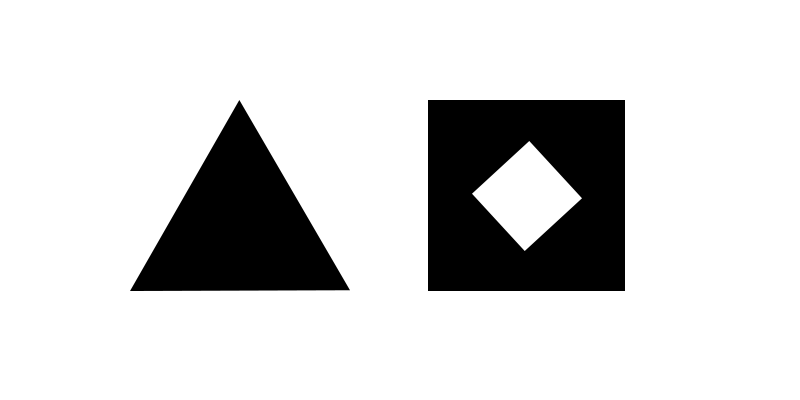
#> input picture ImagensTeste/CNN1.png, 800 x 400 px
$ jupyter execute --allow-errors 'PDI - trabalho 1.ipynb'
#> lines starting #> are read from the running program, lines starting #| are printed output that depends on the picture
# Trabalho 1 - PDI

### Bibliotecas

[cell 1]
from PIL import Image
import os
from matplotlib.pyplot import imshow, imsave, clf
from matplotlib import pyplot as plt
import numpy as np

### Funções

[cell 2]
def open_image(path):
#> called with path = 'ImagensTeste/CNN1.png'
    filename, file_extension = os.path.splitext(path)

    im = Image.open(path)
#> im is the input picture: PIL image 800x400 RGB; min 0, max 255, mean 213.1
#> `im = np.array(im, dtype='int')`:
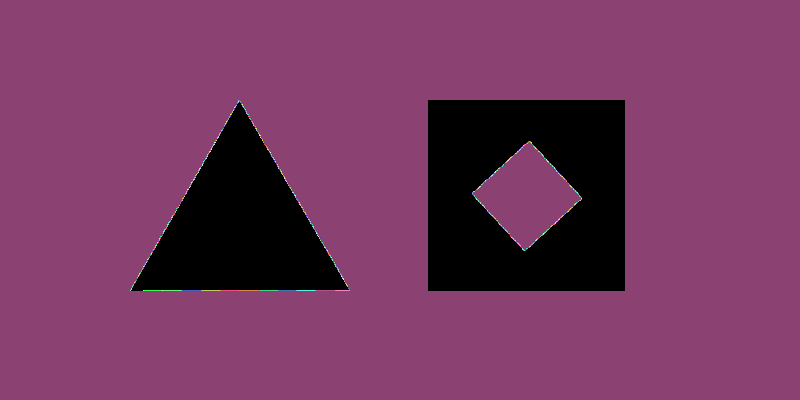
#> im: shape (400, 800, 3) int64; 239 distinct labels, from 0 to 255; one colour per label, 0 black

    return im


def rgb_to_yiq(im):

    yiq_To_rgb = np.array([ [ +0.299,      +0.587,      +0.114],
                            [ +0.59590059, -0.27455667, -0.32134392],
                            [ +0.21153661, -0.52273617, +0.31119955]])

    img_yiq = np.dot(im, yiq_To_rgb.T)
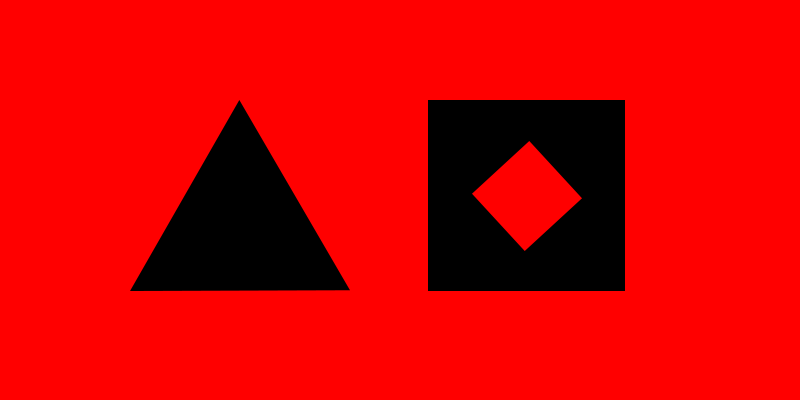
#> img_yiq: shape (400, 800, 3) float64; mean R, G, B 213.1, 0, 0; drawn with min black and max white

    return img_yiq


def yiq_to_rgb(im_yiq):

    rgb_To_yiq = np.array([ [ +1.0, +0.9563, +0.6210],
                            [ +1.0, -0.2721, -0.6474],
                            [ +1.0, -1.1070, +1.7046]])


    img_rgb = np.dot(im_yiq, rgb_To_yiq.T)
    img_rgb = img_rgb.astype(int)
    img_rgb  = np.clip(img_rgb , a_min = 0, a_max = 255)

    return img_rgb

def plot_channels(im, channels, negative=False, label=""):

#> called with negative = False, label = ''
    figure, plots = plt.subplots(ncols=3, nrows=1)

    for i, subplot in zip(range(3), plots):
        temp = np.zeros(im.shape, dtype='int')
        temp[:,:,i] = im[:,:,i] if not negative else (255 - im[:,:,i])
        subplot.imshow(temp)
        imsave('imgs/' + label + channels[i] + '.png', temp)
        subplot.set_axis_off()
    plt.show()


def plot_negative_by_channels(im, channels, channel):

    temp = np.zeros(im.shape, dtype='int')
    temp = im.copy()
    temp[:,:,channel] = 255 - temp[:,:,channel]

    clf()
    imshow(temp)
    imsave('imgs/' + 'negative_by_channel_' + channels[channel] + '.png', temp)

def addShine(im, shine, channels, channel='none'):

    temp = np.zeros(im.shape, dtype='int')

    if channel == 'none':
        temp = np.multiply(im,shine)
        label = ''
    else:
        temp = im.copy()
        temp[:,:,channel] = np.multiply(temp[:,:,channel],shine)

        label = channels[channel]

    temp  = np.clip(temp , a_min = 0, a_max = 255)
    clf()
    imshow(temp)
    imsave('imgs/' + 'shine_' + str(shine) + '_' + label + '.png', temp)

def flip(mask):
    mask=np.flipud(np.fliplr(mask))
    return mask

# [55 lines left out: functions read_mask, conv, median, not called in this run]

### Parametrização

[cell 3]
img_path = 'ImagensTeste/CNN1.png'
mask_path = 'mask.txt'
channels = ['R', 'G', 'B']
shine = 2
m = 3
n = 3

### Código

[cell 4]
im = open_image(img_path)
im = np.array(im, dtype='int')
im  = np.clip(im , a_min = 0, a_max = 255)

imshow(im)

#### Conversão RGB -> YIQ -> RGB

[cell 5]
#Convertendo de rgb para yiq

img_yiq = rgb_to_yiq(im)
imshow(img_yiq)
#> (the rest of this cell did not finish here and is left out)

[cell 6]
#Convertendo de yiq para rgb

img_rgb = yiq_to_rgb(img_yiq)
imshow(img_rgb)
#> (the rest of this cell did not finish here and is left out)

#### Separando canais RGB

[cell 7]
#Separar imagem em três canais (R, G e B)

im = open_image(img_path)
im = np.array(im, dtype='int')
im  = np.clip(im , a_min = 0, a_max = 255)

#> (the rest of this cell did not finish here and is left out)

#### Negativo

[cell 8]
im = open_image(img_path)
im = np.array(im, dtype='int')
im  = np.clip(im , a_min = 0, a_max = 255)

im_negative = 255 - im
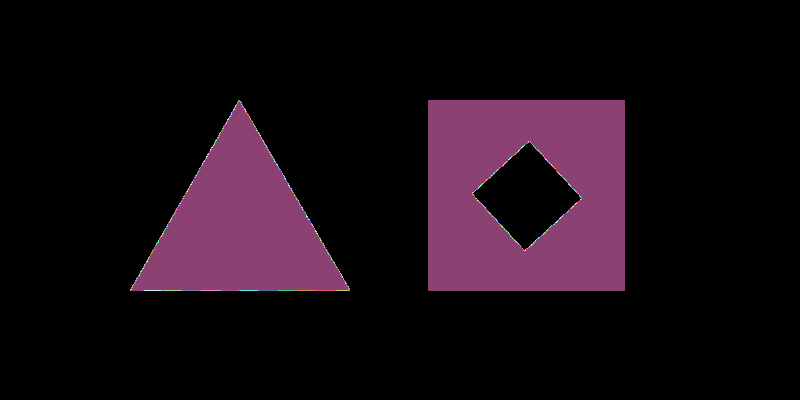
#> im_negative: shape (400, 800, 3) int64; 239 distinct labels, from 0 to 255; one colour per label, 0 black
imshow(im_negative)
#> (the rest of this cell did not finish here and is left out)

#> (a cell that did not finish here is left out)


#> (a cell that did not finish here is left out)


#> (a cell that did not finish here is left out)

#> call 3 of plot_negative_by_channels, with channel = 2
#> in plot_negative_by_channels (call 3), `temp[:,:,channel] = 255 - temp[:,:,channel]`:
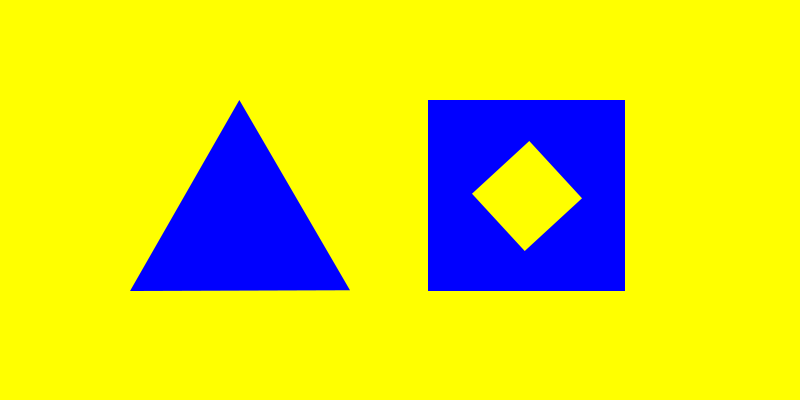
#> temp: shape (400, 800, 3) int64; mean R, G, B 213.1, 213.1, 41.9

[cell 12]
#Negativando canal Y

img_yiq = rgb_to_yiq(im)
img_yiq[:,:,0] = 255 - img_yiq[:,:,0]
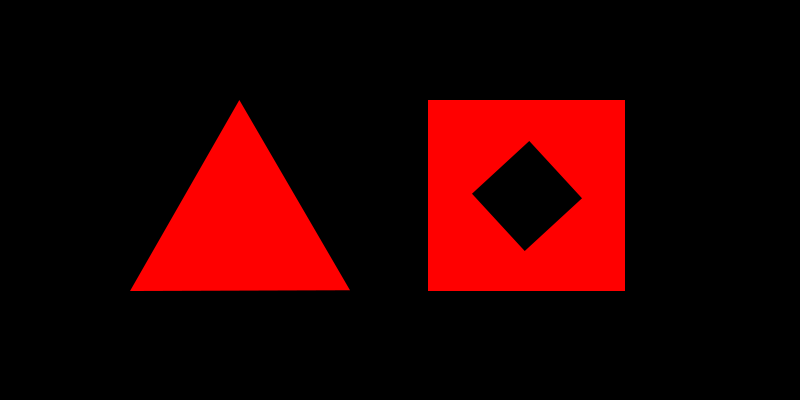
#> img_yiq: shape (400, 800, 3) float64; mean R, G, B 41.9, 0, 0; drawn with min black and max white
img_rgb = yiq_to_rgb(img_yiq)
#> in yiq_to_rgb (call 2), `img_rgb = np.dot(im_yiq, rgb_To_yiq.T)`:
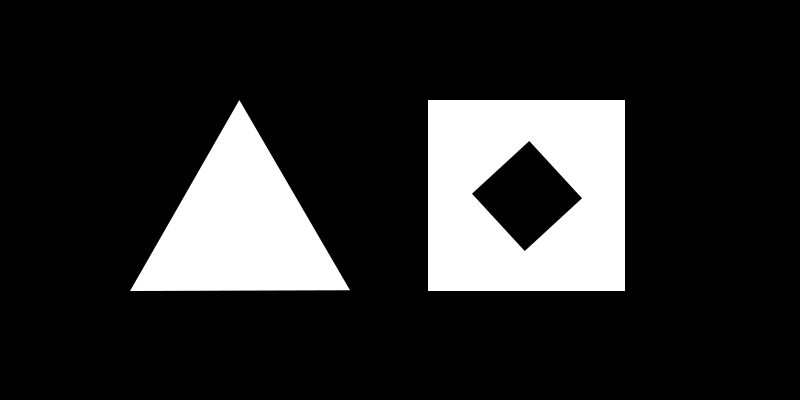
#> img_rgb: shape (400, 800, 3) float64; mean R, G, B 41.9, 41.9, 41.9; drawn with min black and max white


imshow(img_rgb)
#> (the rest of this cell did not finish here and is left out)

#### Controle de brilho multiplicativo

[cell 13]
# Brilho Multiplicativo
# Pixel_resultante = Pixel_atual * C

im = open_image(img_path)
im = np.array(im, dtype='int')
im  = np.clip(im , a_min = 0, a_max = 255)

#> (the rest of this cell did not finish here and is left out)

#> in addShine, `temp = np.multiply(im,shine)`:
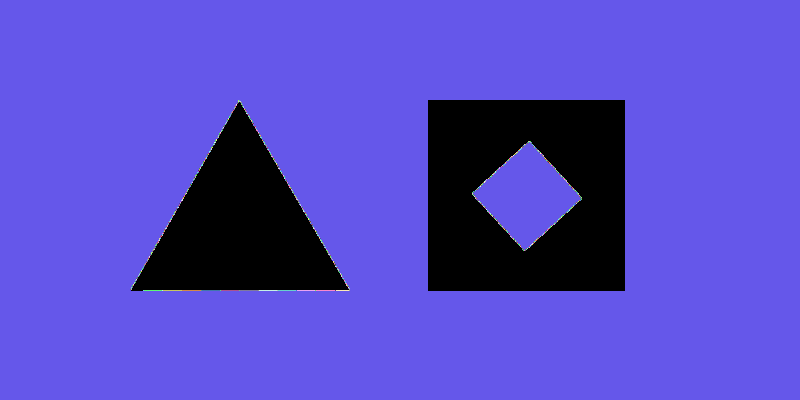
#> temp: shape (400, 800, 3) int64; 239 distinct labels, from 0 to 510; one colour per label, 0 black
#> in addShine, `temp  = np.clip(temp , a_min = 0, a_max = 255)`: temp: shape (400, 800, 3) int64; 122 distinct labels, from 0 to 255

#> (a cell that did not finish here is left out)

#> call 2 of addShine, with shine = 2, channel = 0
#> in addShine (call 2), `temp[:,:,channel] = np.multiply(temp[:,:,channel],shine)`:
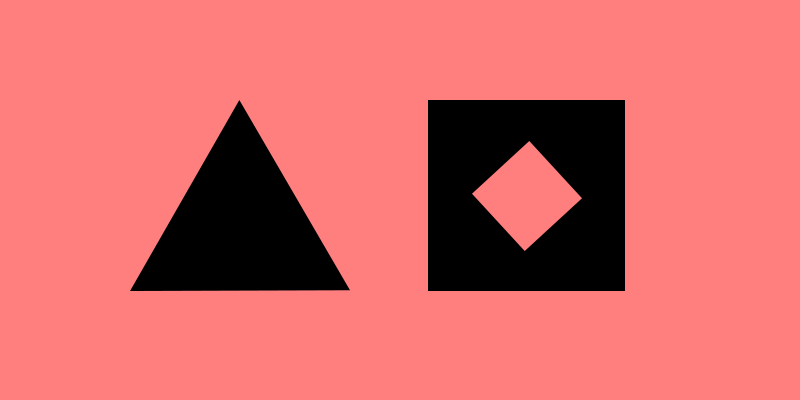
#> temp: shape (400, 800, 3) int64; mean R, G, B 426.3, 213.1, 213.1; drawn with min black and max white

#> (a cell that did not finish here is left out)

#> call 3 of addShine, with shine = 2, channel = 1
#> in addShine (call 3), `temp[:,:,channel] = np.multiply(temp[:,:,channel],shine)`:
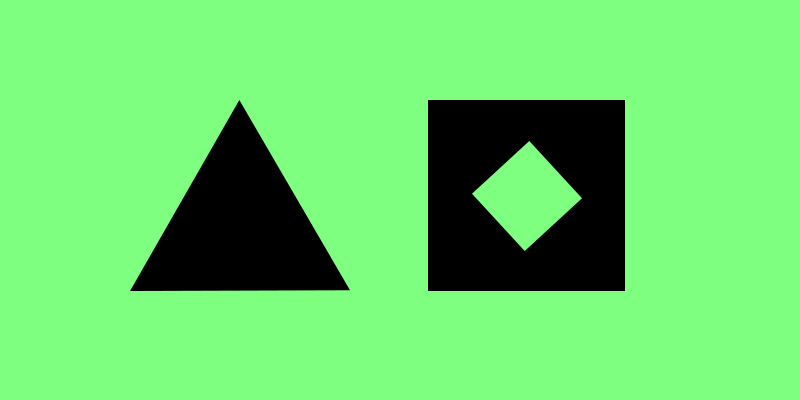
#> temp: shape (400, 800, 3) int64; mean R, G, B 213.1, 426.3, 213.1; drawn with min black and max white

#> (a cell that did not finish here is left out)

#> call 4 of addShine, with shine = 2, channel = 2
#> in addShine (call 4), `temp[:,:,channel] = np.multiply(temp[:,:,channel],shine)`:
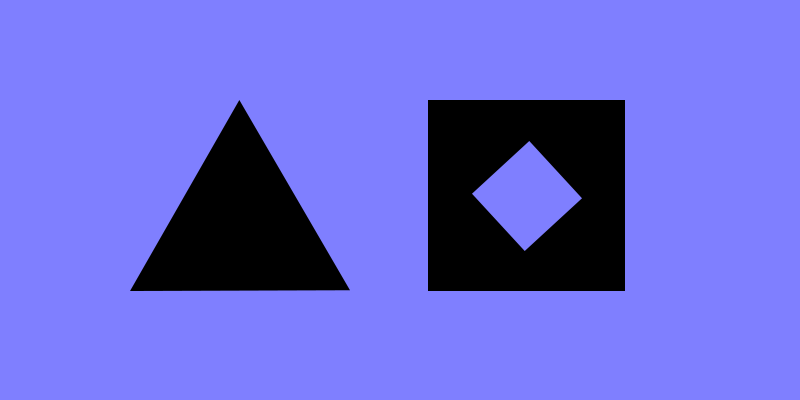
#> temp: shape (400, 800, 3) int64; mean R, G, B 213.1, 213.1, 426.3; drawn with min black and max white

[cell 17]
#Aplicando brilho em canal Y

img_yiq = rgb_to_yiq(im)
img_yiq[:,:,0] = np.multiply(img_yiq[:,:,0],shine)
img_rgb = yiq_to_rgb(img_yiq)

imshow(img_rgb)
#> (the rest of this cell did not finish here and is left out)
